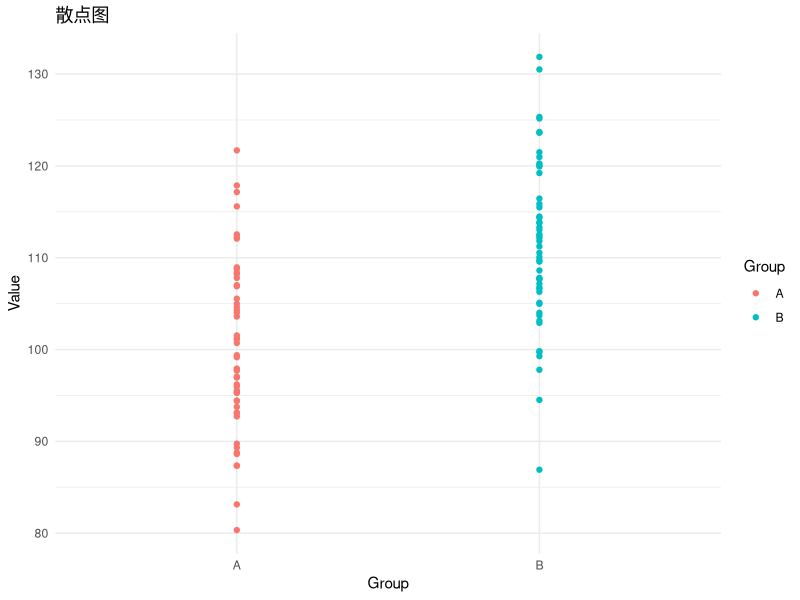
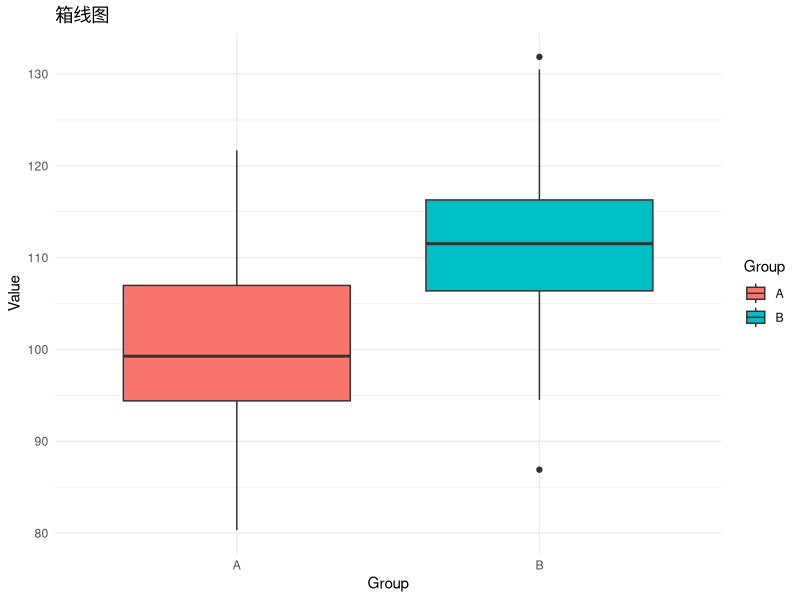
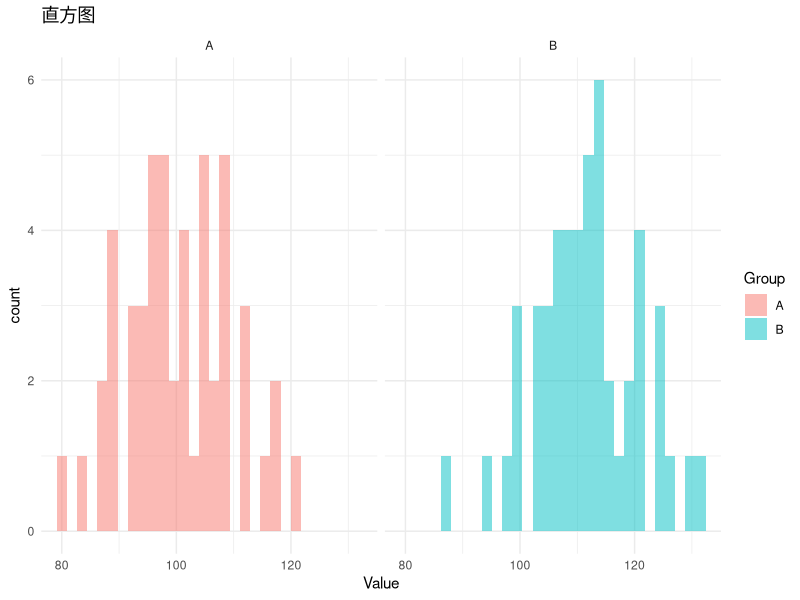
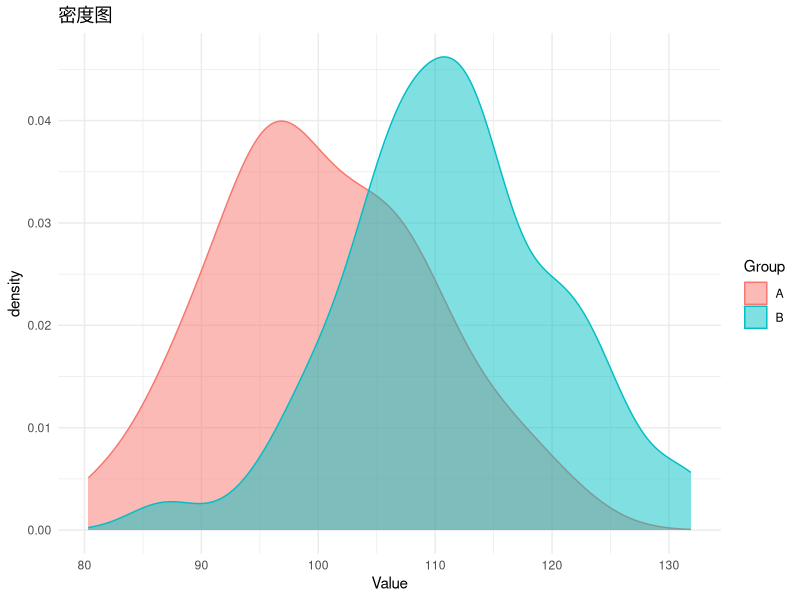

Write the R code that produced these figures, in order.
library(ggplot2)

# 创建数据
set.seed(123)  # 设置随机数种子以确保结果可重现
data <- data.frame(
  Group = rep(c("A", "B"), each = 50),
  Value = c(rnorm(50, mean = 100, sd = 10), rnorm(50, mean = 110, sd = 10))
)
# 创建散点图
ggplot(data, aes(x = Group, y = Value, color = Group)) +
  geom_point() +
  ggtitle("散点图") +
  theme_minimal()

# 创建箱线图
ggplot(data, aes(x = Group, y = Value, fill = Group)) +
  geom_boxplot() +
  ggtitle("箱线图") +
  theme_minimal()

# 创建直方图
ggplot(data, aes(x = Value, fill = Group)) +
  geom_histogram(position = "identity", alpha = 0.5, bins = 30) +
  facet_wrap(~ Group) +
  ggtitle("直方图") +
  theme_minimal()

# 创建密度图
ggplot(data, aes(x = Value, fill = Group, color = Group)) +
  geom_density(alpha = 0.5) +
  ggtitle("密度图") +
  theme_minimal()